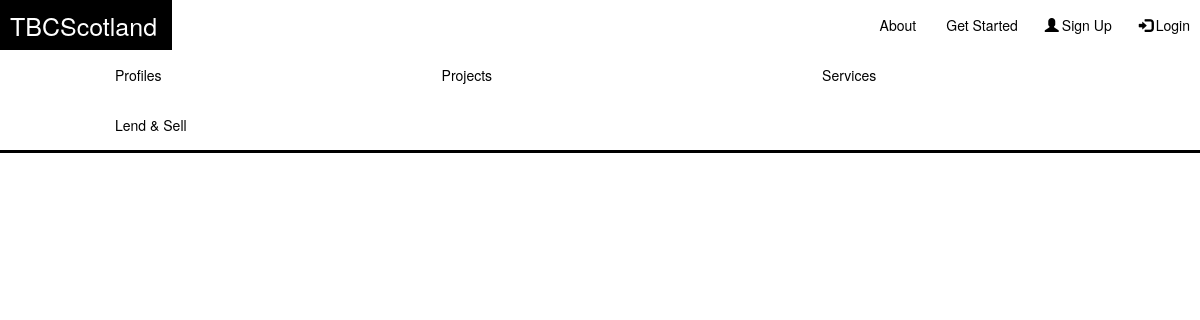
Before: /tbc/profiles/john-smith/ with the older database file.
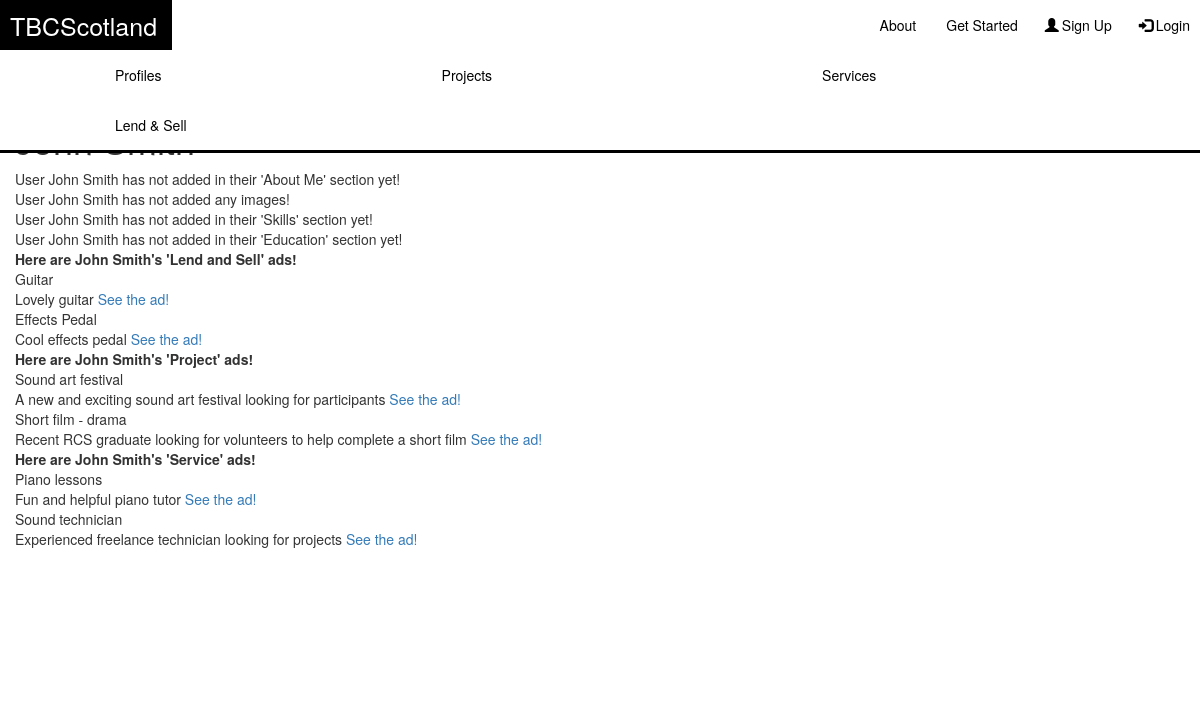
After: the same page with the newer database file.
### tbc/models.py (models this page shows, shortened)
class Profile(models.Model):
    name = models.CharField(max_length=128)
    image = models.ImageField(upload_to='profile_images', blank=True)
    skills = models.TextField()
    education = models.TextField()
    aboutme = models.TextField()
    slug = models.SlugField(unique=True)
    portfolio = models.ImageField(upload_to='portfolio_images', blank=True)
    activities = models.ImageField(upload_to='activities_images', blank=True)
    views = models.IntegerField(default=0)
    reviews = models.TextField()
    password = models.CharField(max_length=20)
    email = models.CharField(max_length=128)
    username = models.CharField(max_length=128)
    def __str__(self):
        return self.name

class LendAndSell(models.Model):
    profile = models.ForeignKey(Profile)
    title = models.CharField(max_length=128)
    description = models.TextField()
    views = models.IntegerField(default=0)
    slug = models.SlugField(unique=True)
    image = models.ImageField(upload_to='LendAndSell_images', blank=True)
    price = models.CharField(max_length=128)
    availability = models.CharField(max_length=128)
    keywords = models.TextField()

class Projects(models.Model):
    profile = models.ForeignKey(Profile)
    title = models.CharField(max_length=128)
    description = models.TextField()
    lookingFor = models.TextField()
    views = models.IntegerField(default=0)
    slug = models.SlugField(unique=True)
    image = models.ImageField(upload_to='Projects_images', blank=True)
    timeline = models.CharField(max_length=128)
    keywords = models.TextField()

class Service(models.Model):
    profile = models.ForeignKey(Profile)
    title = models.CharField(max_length=128)
    description = models.TextField()
    views = models.IntegerField(default=0)
    slug = models.SlugField(unique=True)
    image = models.ImageField(upload_to='Service_images', blank=True)
    price = models.CharField(max_length=128)
    availability = models.CharField(max_length=128)
    keywords = models.TextField()
    location = models.CharField(max_length=128)

### tbc/views.py (the view)
# urls.py: url(r'^profiles/(?P<profile_name_slug>[\w\-]+)/$', views.show_profile, name='show_profile'),
def show_profile(request, profile_name_slug):
    context_dict = {}
    try:
        profile = Profile.objects.get(slug=profile_name_slug)
        context_dict['profile'] = profile
        query = profile
        print(query)
        resultsLend = LendAndSell.objects.filter(profile=query)
        resultsProject = Projects.objects.filter(profile=query)
        resultsService = Service.objects.filter(profile=query)
        context_dict['resultsLend'] = resultsLend
        context_dict['resultsProject'] = resultsProject
        context_dict['resultsService'] = resultsService
    except Profile.DoesNotExist:
        context_dict['profile'] = None
    return render(request, 'tbc/profile.html', context_dict)

### templates/tbc/profile.html (shortened to what this page needs)
{% extends 'tbc/base.html' %}
{% block body_block %}
    <body>
        <h1>MAKE SPACE</h1>
        {% if profile %}
        <h1>{{ profile.name }}</h1>
            {% if profile.aboutme %}
            <div>{{ profile.aboutme }}</div>
            {% else %}
            <div>User {{ profile.name }} has not added in their 'About Me' section yet!</div>
            {% endif %}
            {% if profile.image %}
            <div>{{ profile.image }}</div>
            {% else %}
            <div>User {{ profile.name }} has not added any images!</div>
            {% endif %}
            {% if profile.skills %}
            <div>{{ profile.skills }}</div>
            {% else %}
            <div>User {{ profile.name }} has not added in their 'Skills' section yet!</div>
            {% endif %}
            {% if profile.education %}
            <div>{{ profile.education }}</div>
            {% else %}
            <div>User {{ profile.name }} has not added in their 'Education' section yet!</div>
            {% endif %}
        {% if resultsLend %}
            <strong>Here are John Smith's 'Lend and Sell' ads!</strong>
            {% for lend in resultsLend %}
            <div>{{ lend.title }}</div>
            <div>{{ lend.description }}
                <a href="{% url 'show_lendandsell' lend.slug %}">See the ad!</a>
            </div>
            {% endfor %}
            {% else %}
            <div>No lend ads detected</div>
            {% endif %}
            {% if resultsProject %}
            <strong>Here are John Smith's 'Project' ads!</strong>
            {% for project in resultsProject %}
            <div>{{ project.title }}</div>
            <div>{{ project.description }}
                <a href="{% url 'show_project' project.slug %}">See the ad!</a>
            </div>
            {% endfor %}
            {% else %}
            <div>No project ads detected
                </div>
            {% endif %}
            {% if resultsService %}
            <strong>Here are John Smith's 'Service' ads!</strong>
            {% for service in resultsService %}
            <div>{{ service.title }}</div>
            <div>{{ service.description }}
                <a href="{% url 'show_service' service.slug %}">See the ad!</a>
            </div>
            {% endfor %}
            {% else %}
            <div>            No service ads detected
                </div>
            {% endif %}
        {% else %}
        <strong>No Ad!</strong>
        {% endif %}
        <div id="googleMap" style="width:50%;height:150px;">
        </div>
    </body>
{% endblock %}

### templates/tbc/base.html (shortened to what this page needs)
{% load staticfiles %}
<!DOCTYPE html>
<html>
<head>
    <link rel="stylesheet" href="https://maxcdn.bootstrapcdn.com/bootstrap/3.4.0/css/bootstrap.min.css">
    <link rel="stylesheet" href="{% static 'css/cssmain.css' %}">
</head>
<body>
    {% block navbar_block %}
    <nav class="navbar navbar-inverse navbar-fixed-top">
        <div class="container-fluid">
            <div class="row">
               <div class="navbar-header">
                    <a class="navbar-brand" href="{% url 'home' %}">TBCScotland</a>
                </div>
                <ul class="nav navbar-nav navbar-right">
                <li><a href="{% url 'about' %}">About</a></li>
                <li><a href="{% url 'getstarted' %}">Get Started</a></li>
                <li><a href="{% url 'signup' %}"><span class="glyphicon glyphicon-user"></span>Sign Up</a></li>
                <li><a href="{% url 'login' %}"><span class="glyphicon glyphicon-log-in"></span>Login</a></li>
                </ul>
            </div>
            <div class="row">
                <ul class="nav navbar-nav">
                    <li id="profID"><a href="{% url 'profiles' %}">Profiles</a></li>
                    <li id="projID"><a href="{% url 'projects' %}">Projects</a></li>
                    <li id="servID"><a href="{% url 'services' %}">Services</a></li>
                    <li id="lensellID"><a href="{% url 'lendandsell' %}">Lend & Sell</a></li>
                </ul>
            </div>
        </div>
    </nav>
    {% endblock %}
    <div class="container-fluid">
            <br>
            <br>
            <div class="row">
                    <div class="col-sm-9 offset-sm-3 col-md-10 offset-md-2 main">
                        {% block body_block %}
                        {% endblock %}
                    </div>
            </div>
    </div>
</body>
</html>

### static/css/cssmain.css (style rules this page uses)
.navbar-fixed-top { border-width: 0 0 3px; }
.navbar-inverse { background-color: white; border-color: black; }
.navbar-header { margin-left: 10px; }
.glyphicon { top: 1px; right: 3px; }
.navbar-inverse .navbar-brand { color: black; }
.navbar-right { margin-right: -5px; }
.navbar-brand { font-size: 25px; background: white; }
.navbar-inverse .navbar-nav>li>a { color: black; }
#profID { padding-right: 100px; padding-left: 100px; }
#projID { padding-right: 150px; padding-left: 150px; }
#servID { padding-right: 150px; padding-left: 150px; }
#lensellID { padding-right: 100px; padding-left: 100px; }
body { background-color: white; }

Changed rows visible on the page:
added Profile: name "John Smith"
added LendAndSell: title "Guitar", description "Lovely guitar"
added LendAndSell: title "Effects Pedal", description "Cool effects pedal"
added Projects: title "Sound art festival", description "A new and exciting sound art festival looking for participants"
added Projects: title "Short film - drama", description "Recent RCS graduate looking for volunteers to help complete a short film"
added Service: title "Piano lessons", description "Fun and helpful piano tutor"
added Service: title "Sound technician", description "Experienced freelance technician looking for projects"
Other visible differences:
text now shown: "User has not added in their 'About Me' section yet! User has not added any images! User has not added in their 'Skills' section yet! User has not added in their 'Education' section yet! Here are John Smith's 'Lend and Sell' ads! Here are John Smith's 'Project' ads! Here are John Smith's 'Service' ads!"
